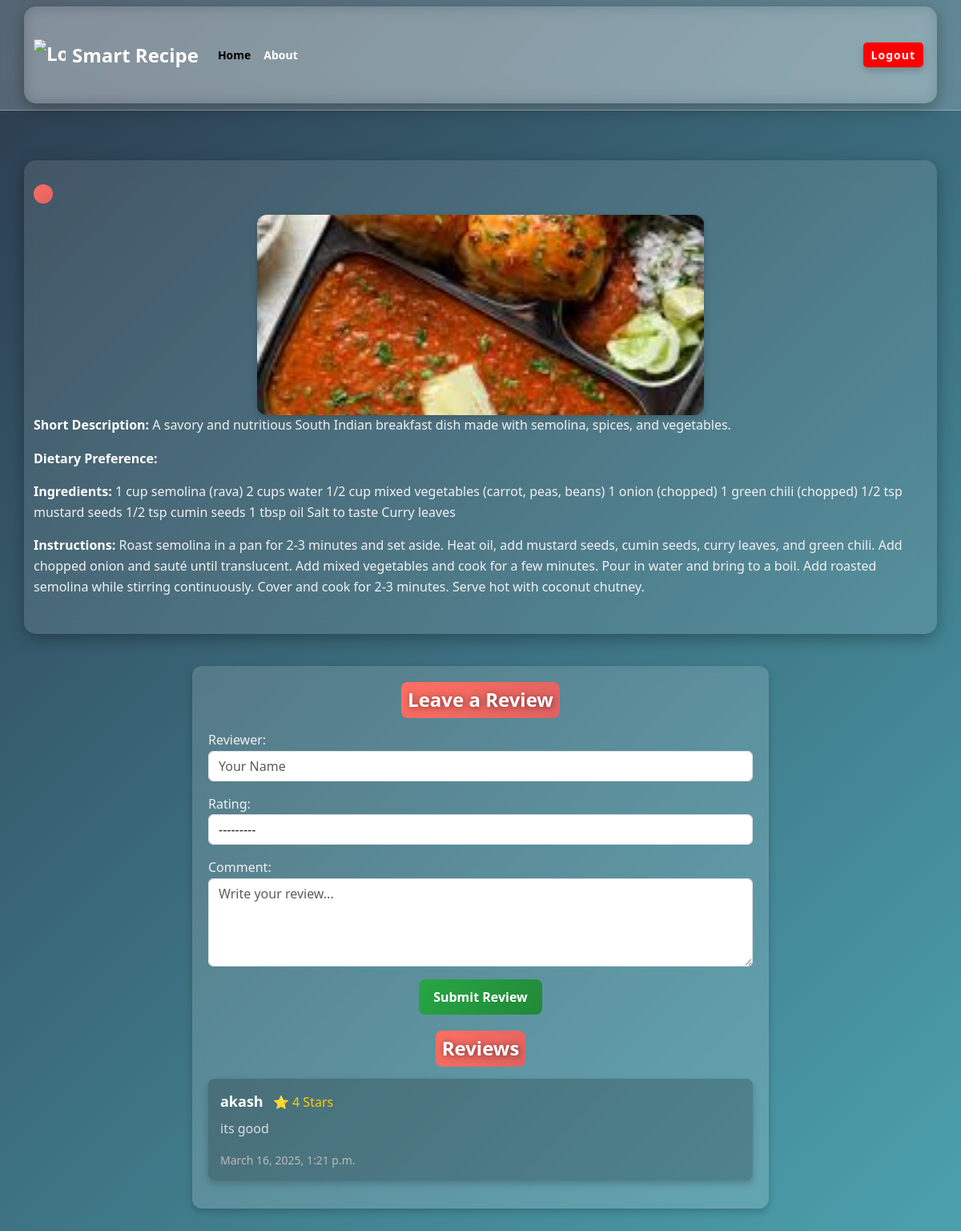
Page /recipe/1/ on the committed database.
### myapp/models.py (models this page shows, shortened)
class Recipe(models.Model):
    CATEGORY_CHOICES = [
        ('Breakfast', 'Breakfast'),
        ('Lunch', 'Lunch'),
        ('Dinner', 'Dinner'),
        ('Dessert', 'Dessert'),
        ('Snacks', 'Snacks'),
    ]
    SUBCATEGORY_CHOICES = [
        ('Veg', 'Veg'),
        ('Non-Veg', 'Non-Veg'),
    ]
    title = models.CharField(max_length=255)
    category = models.CharField(max_length=50, choices=CATEGORY_CHOICES)
    subcategory = models.CharField(max_length=50, choices=SUBCATEGORY_CHOICES, blank=True, null=True)
    short_description = models.CharField(max_length=300, blank=True, null=True)
    ingredients = models.TextField()
    instructions = models.TextField()
    image = models.ImageField(upload_to='recipe_images/', blank=True, null=True)

class Review(models.Model):
    recipe = models.ForeignKey('Recipe', on_delete=models.CASCADE, related_name='reviews',null=True, blank=True)
    reviewer = models.CharField(max_length=100, null=True, blank=True)
    rating = models.IntegerField(choices=[(i, i) for i in range(1, 6)])  # Rating from 1 to 5
    comment = models.TextField(null=True, blank=True)  # Review text
    created_at = models.DateTimeField(auto_now_add=True)  # Timestamp

### myapp/views.py (the view)
# urls.py: path('recipe/<int:recipe_id>/', views.recipe_detail, name='recipe_detail'),
def recipe_detail(request, recipe_id):
    recipe = get_object_or_404(Recipe, id=recipe_id)
    reviews = Review.objects.filter(recipe=recipe).order_by('-created_at')  # Fetch reviews for this recipe
    if request.method == "POST":
        form = ReviewForm(request.POST)
        if form.is_valid():
            review = form.save(commit=False)
            review.recipe = recipe  # Associate review with recipe
            if request.user.is_authenticated:
                review.reviewer = request.user.username  # Assign username if logged in
            review.save()
            return redirect('recipe_detail', recipe_id=recipe.id)
    else:
        form = ReviewForm()
    return render(request, 'recipe_detail.html', {'recipe': recipe, 'reviews': reviews, 'form': form})

### myapp/forms.py
class ReviewForm(forms.ModelForm):
    class Meta:
        model = Review
        fields = ['reviewer', 'rating', 'comment']
        widgets = {
            'reviewer': forms.TextInput(attrs={'class': 'form-control', 'placeholder': 'Your Name'}),
            'rating': forms.Select(attrs={'class': 'form-control'}),
            'comment': forms.Textarea(attrs={'class': 'form-control', 'placeholder': 'Write your review...', 'rows': 4}),
        }

### myapp/templates/recipe_detail.html (shortened to what this page needs)
<!DOCTYPE html>
<html lang="en">
<head>
    <link href="https://cdn.jsdelivr.net/npm/bootstrap@5.3.0/dist/css/bootstrap.min.css" rel="stylesheet">
</head>
<body>
    {% include 'header.html' %}
    <div class="container">
        <h2>{{ recipe.recipe_name }}</h2>
        <img class="img-details" src="{{ recipe.image.url }}" alt="Recipe Image">
        <p><strong>Short Description:</strong> {{ recipe.short_description }}</p>
        <p><strong>Dietary Preference:</strong> {{ recipe.dietary_preference }}</p>
        <p><strong>Ingredients:</strong> {{ recipe.ingredients }}</p>
        <p><strong>Instructions:</strong> {{ recipe.instructions }}</p>
    </div>
     <div class="reviews-container">
        <h2 class="review-title">Leave a Review</h2>
        <form method="post" class="review-form">
            {{ form.as_p }}
            <button type="submit" class="btn-submit">Submit Review</button>
        </form>
        <h2 class="review-title">Reviews</h2>
        {% if reviews %}
            {% for review in reviews %}
                <div class="review-card">
                    <strong class="reviewer-name">{{ review.reviewer }}</strong>
                    <span class="review-rating">⭐ {{ review.rating }} Stars</span>
                    <p class="review-comment">{{ review.comment }}</p>
                    <small class="review-date">{{ review.created_at }}</small>
                </div>
            {% endfor %}
        {% else %}
            <p class="no-reviews">No reviews yet. Be the first to review this recipe!</p>
        {% endif %}
    </div>
</body>
</html>

### myapp/templates/recipe_detail.html (style rules this page uses)
html, body { height: 100%; margin: 0; padding: 0; padding-top: 100px; overflow-x: hidden; background: linear-gradient(135deg, #2c3e50, #4ca1af); color: #fff; }
.container { background: rgba(255, 255, 255, 0.1); backdrop-filter: blur(10px); padding: 30px; border-radius: 15px; box-shadow: 0px 6px 20px rgba(0, 0, 0, 0.3); width: 500px; margin: auto; transition: transform 0.3s ease-in-out; }
h2 { font-size: 28px; font-weight: bold; margin-bottom: 15px; color: white; text-align: center; background: linear-gradient(135deg, #ff6f61, #de6262); padding: 12px; border-radius: 12px; display: inline-block; text-shadow: 2px 2px 10px rgba(0, 0, 0, 0.5); }
.img-details { display: block; margin: 0 auto; width: 50%; height: 250px; object-fit: cover; border-radius: 12px; box-shadow: 0px 4px 10px rgba(0, 0, 0, 0.2); }
p { font-size: 16px; color: #f0f0f0; text-align: left; margin-bottom: 15px; line-height: 1.6; }
strong { color: #fff; }
.reviews-container { background: rgba(255, 255, 255, 0.15); backdrop-filter: blur(8px); padding: 20px; border-radius: 12px; width: 60%; margin: 40px auto; text-align: center; box-shadow: 0px 4px 10px rgba(0, 0, 0, 0.2); }
.review-title { font-size: 24px; font-weight: bold; margin-bottom: 15px; background: linear-gradient(135deg, #ff6f61, #de6262); padding: 8px; border-radius: 8px; display: inline-block; text-shadow: 1px 1px 8px rgba(0, 0, 0, 0.5); color: #fff; }
.review-form { margin-bottom: 20px; }
.btn-submit { background: linear-gradient(135deg, #28a745, #218838); border: none; padding: 10px 18px; font-size: 16px; font-weight: bold; color: #fff; border-radius: 8px; cursor: pointer; transition: all 0.3s ease-in-out; }
.review-card { background: rgba(0, 0, 0, 0.2); padding: 15px; border-radius: 8px; margin-bottom: 15px; text-align: left; box-shadow: 0px 4px 10px rgba(0, 0, 0, 0.2); }
.reviewer-name { font-weight: bold; font-size: 18px; color: #fff; }
.review-rating { font-size: 16px; color: #ffcc00; margin-left: 8px; }
.review-comment { font-size: 16px; color: #ddd; margin-top: 8px; }
.review-date { font-size: 14px; color: #bbb; display: block; margin-top: 5px; }

### rows in the picture
Recipe: image (picture), short_description "A savory and nutritious South Indian breakfast dish made with semolina, spices, and vegetables.", ingredients "1 cup semolina (rava) 2 cups water 1/2 cup mixed vegetables (carrot, peas, beans) 1 onion (chopped) 1 green chili (chopped) 1/2 tsp mustard seeds 1/2 tsp cumin seeds 1 tbsp oil Salt to taste Curry leaves", instructions "Roast semolina in a pan for 2-3 minutes and set aside. Heat oil, add mustard seeds, cumin seeds, curry leaves, and green chili. Add chopped onion and sauté until translucent. Add mixed vegetables and cook for a few minutes. Pour in water and bring to a boil. Add roasted semolina while stirring continuously. Cover and cook for 2-3 minutes. Serve hot with coconut chutney."
Review: reviewer "akash", rating "4", comment "its good", created_at "March 16, 2025, 1:21 p.m."
